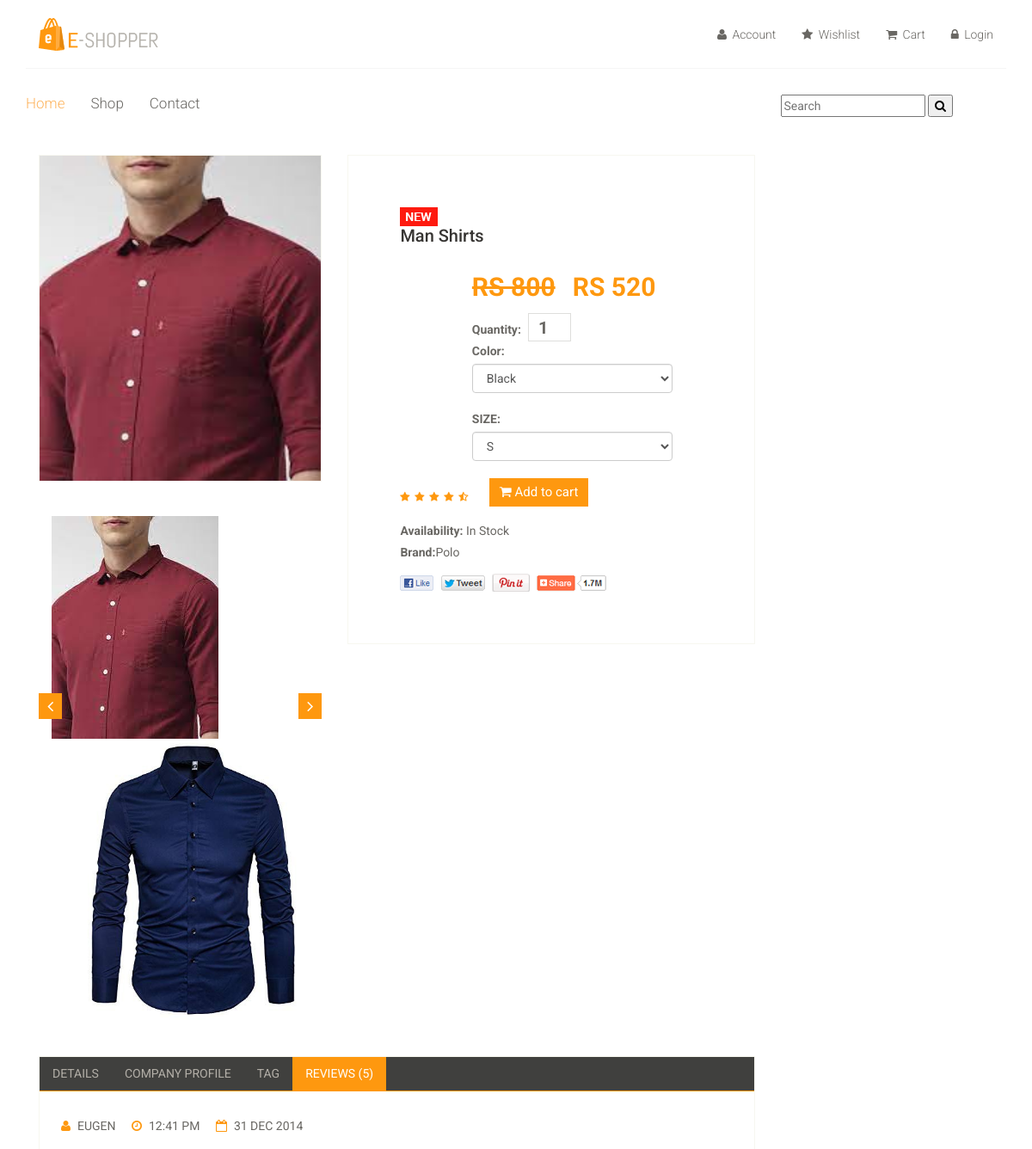
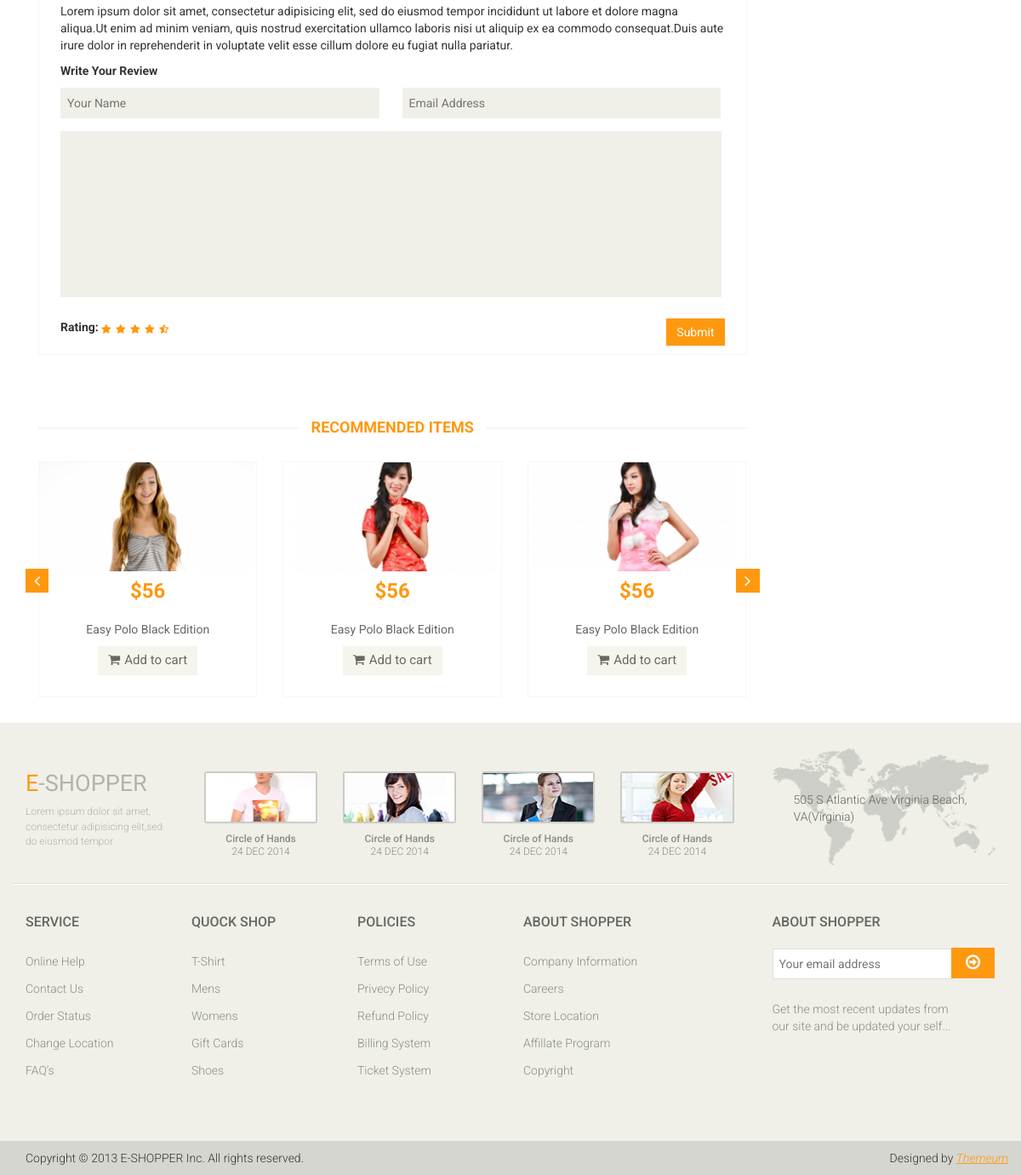
/product/5/, run on the app's committed database (2 pictures, top to bottom).
### mainApp/models.py (models this page shows, shortened)
class Product(models.Model):
    stock=models.BooleanField(default=False)
    name=models.CharField(max_length=50)
    desc=models.TextField()
    category=models.ForeignKey(Category,
                               on_delete=models.CASCADE)
    brand=models.ForeignKey(Brand,
                            on_delete=models.CASCADE)
    seller=models.ForeignKey(Seller,on_delete=models.CASCADE)
    basePrice=models.IntegerField()
    discount=models.IntegerField(default=0,
                                 null=True,blank=True)
    finalPrice=models.IntegerField(default=0,
                                   null=True,blank=True)
    red=models.BooleanField(default=False,
                            blank=True,null=True)
    green = models.BooleanField(default=False,
                              blank=True, null=True)
    black = models.BooleanField(default=False,
                              blank=True, null=True)
    white = models.BooleanField(default=False,
                              blank=True, null=True)
    pink = models.BooleanField(default=False,
                              blank=True, null=True)
    xs = models.BooleanField(default=False,
                              blank=True, null=True)
    s = models.BooleanField(default=False,
                              blank=True, null=True)
    m = models.BooleanField(default=False,
                              blank=True, null=True)
    l = models.BooleanField(default=False,
                              blank=True, null=True)
    xl = models.BooleanField(default=False,
                            blank=True, null=True)
    img1=models.ImageField(upload_to='images/',default=None,
                           blank=True,null=True)
    img2=models.ImageField(upload_to='images/',default=None,
                           blank=True,null=True)
    img3=models.ImageField(upload_to='images/',default=None,
                           blank=True,null=True)
    img4=models.ImageField(upload_to='images/',default=None,
                           blank=True,null=True)
    img5=models.ImageField(upload_to='images/',default=None,
                           blank=True,null=True)
    date=models.DateTimeField(auto_now=True)

class Brand(models.Model):
    name=models.CharField(max_length=50)

### mainApp/views.py (the view, shortened to what this page needs)
# urls.py: path('product/<int:num>/',views.productDetails),
def productDetails(request,num):
    p=Product.objects.get(id=num)
    return render(request,"product-details.html",{
                                    "Product":p,
                                    })

### mainApp/templates/product-details.html (shortened to what this page needs)
{% extends 'index.html' %}
{% load static %}
{% block body %}
	<section>
		<div class="container">
			<div class="row">
				<div class="col-sm-9 padding-right">
					<div class="product-details">
						<div class="col-sm-5">
							<div class="view-product">
								<img src="{{Product.img1.url}}" alt="" />
							</div>
							<div id="similar-product" class="carousel slide" data-ride="carousel">
								    <div class="carousel-inner">
										<div class="item active">
											{% if Product.img1 %}
										  <a href=""><img src="{{Product.img1.url}}" height="30px" alt=""></a>
											{% endif %}
											{% if Product.img2 %}
										  <a href=""><img src="{{Product.img2.url}}" height="30px"alt=""></a>
											{% endif %}
										</div>
									</div>
								  <a class="left item-control" href="#similar-product" data-slide="prev">
									<i class="fa fa-angle-left"></i>
								  </a>
								  <a class="right item-control" href="#similar-product" data-slide="next">
									<i class="fa fa-angle-right"></i>
								  </a>
							</div>
						</div>
						<div class="col-sm-7">
							<div class="product-information">
								<img src="{% static 'images/product-details/new.jpg' %}" class="newarrival' %}" alt="" />
								<h2>{{Product.name}}</h2>
								<img src="{% static 'images/product-details/rating.png' %}" alt="" />
								<span>
									<span><s>RS {{Product.basePrice}}</s></span>
									<span>RS {{Product.finalPrice}}</span>
									<form method="post">
									<label>Quantity:</label>
									<input name="q" type="number" value="1" />
										<br>
										<label>Color:</label>
										<select class="form-control" name="color">
											{% if Product.black %}
											<option value="black">Black</option>
											{% endif %}
										</select>
										<br>
										<label>SIZE:</label>
										<select class="form-control" name="size">
											{% if Product.s %}
											<option value="s">S</option>
											{% endif %}
										</select>
										<br>
									<button type="submit" class="btn btn-fefault cart">
										<i class="fa fa-shopping-cart"></i>
										Add to cart
									</button>
									</form>
								</span>
								<p><b>Availability:</b> In Stock</p>
								<p><b>Brand:</b>{{Product.brand.name}}</p>
								<a href=""><img src="{% static 'images/product-details/share.png' %}" class="share img-responsive"  alt="" /></a>
							</div>
						</div>
					</div>
					<div class="category-tab shop-details-tab">
						<div class="col-sm-12">
							<ul class="nav nav-tabs">
								<li><a href="#details" data-toggle="tab">Details</a></li>
								<li><a href="#companyprofile" data-toggle="tab">Company Profile</a></li>
								<li><a href="#tag" data-toggle="tab">Tag</a></li>
								<li class="active"><a href="#reviews" data-toggle="tab">Reviews (5)</a></li>
							</ul>
						</div>
						<div class="tab-content">
							<div class="tab-pane fade active in" id="reviews" >
								<div class="col-sm-12">
									<ul>
										<li><a href=""><i class="fa fa-user"></i>EUGEN</a></li>
										<li><a href=""><i class="fa fa-clock-o"></i>12:41 PM</a></li>
										<li><a href=""><i class="fa fa-calendar-o"></i>31 DEC 2014</a></li>
									</ul>
									<p>Lorem ipsum dolor sit amet, consectetur adipisicing elit, sed do eiusmod tempor incididunt ut labore et dolore magna aliqua.Ut enim ad minim veniam, quis nostrud exercitation ullamco laboris nisi ut aliquip ex ea commodo consequat.Duis aute irure dolor in reprehenderit in voluptate velit esse cillum dolore eu fugiat nulla pariatur.</p>
									<p><b>Write Your Review</b></p>
									<form action="#">
										<span>
											<input type="text" placeholder="Your Name"/>
											<input type="email" placeholder="Email Address"/>
										</span>
										<textarea name="" ></textarea>
										<b>Rating: </b> <img src="{% static 'images/product-details/rating.png' %}" alt="" />
										<button type="button" class="btn btn-default pull-right">
											Submit
										</button>
									</form>
								</div>
							</div>
						</div>
					</div>
					<div class="recommended_items">
						<h2 class="title text-center">recommended items</h2>
						<div id="recommended-item-carousel" class="carousel slide" data-ride="carousel">
							<div class="carousel-inner">
								<div class="item active">
									<div class="col-sm-4">
										<div class="product-image-wrapper">
											<div class="single-products">
												<div class="productinfo text-center">
													<img src="{% static 'images/home/recommend1.jpg' %}" alt="" />
													<h2>$56</h2>
													<p>Easy Polo Black Edition</p>
													<button type="button" class="btn btn-default add-to-cart"><i class="fa fa-shopping-cart"></i>Add to cart</button>
												</div>
											</div>
										</div>
									</div>
									<div class="col-sm-4">
										<div class="product-image-wrapper">
											<div class="single-products">
												<div class="productinfo text-center">
													<img src="{% static 'images/home/recommend2.jpg' %}" alt="" />
													<h2>$56</h2>
													<p>Easy Polo Black Edition</p>
													<button type="button" class="btn btn-default add-to-cart"><i class="fa fa-shopping-cart"></i>Add to cart</button>
												</div>
											</div>
										</div>
									</div>
									<div class="col-sm-4">
										<div class="product-image-wrapper">
											<div class="single-products">
												<div class="productinfo text-center">
													<img src="{% static 'images/home/recommend3.jpg' %}" alt="" />
													<h2>$56</h2>
													<p>Easy Polo Black Edition</p>
													<button type="button" class="btn btn-default add-to-cart"><i class="fa fa-shopping-cart"></i>Add to cart</button>
												</div>
											</div>
										</div>
									</div>
								</div>
							</div>
							 <a class="left recommended-item-control" href="#recommended-item-carousel" data-slide="prev">
								<i class="fa fa-angle-left"></i>
							  </a>
							  <a class="right recommended-item-control" href="#recommended-item-carousel" data-slide="next">
								<i class="fa fa-angle-right"></i>
							  </a>
						</div>
					</div>
				</div>
			</div>
		</div>
	</section>
{% endblock %}

### data on the page
Product: img1 (picture), img2 (picture), name "Man Shirts", basePrice "800", finalPrice "520", color "Black", size "S", brand.name "Polo"
